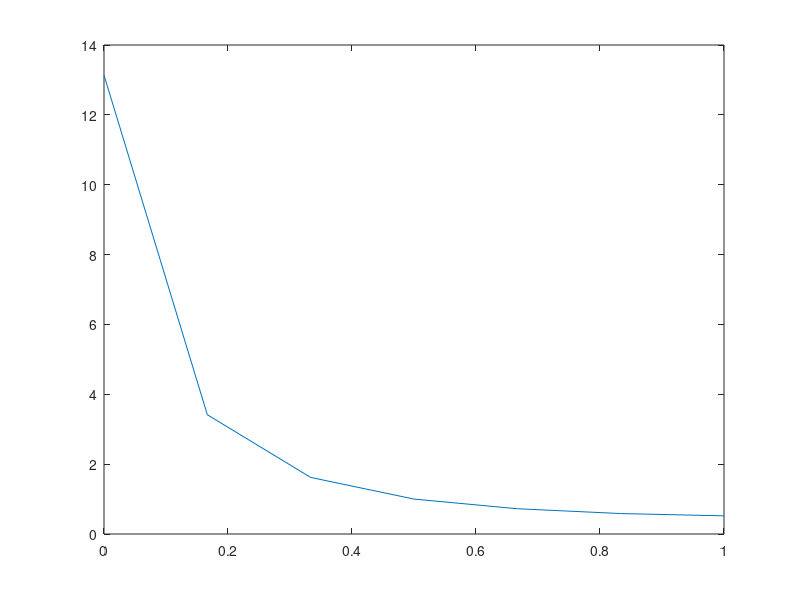

Write MATLAB code to recreate this figure.
L=1;
Nx=7;
dx=L/(Nx-1);
% k = 1;
Q = 0;
A = zeros(Nx,Nx);
A(1,1) = 2;
A(Nx,Nx)=2;
A(7,6)=-1;
for i = 2:Nx-1
    A(i,i-1) =-1;
    A(i,i) = 2;
    A(i,i+1) =-1;
    A(i-1,i) = -1;
    
end

b = zeros(Nx,1);
x = linspace(0,L,Nx);
[L,D] = eig(A);
S = diag(D);

I = eye(7);
I(1,1) = S(1,1);
I(7,7) = S(7,1);
for i = 2:7
    I(i,i) = S(i,1);
end
T = A./I;
t = diag(T);
disp(t)
plot(x,t);
